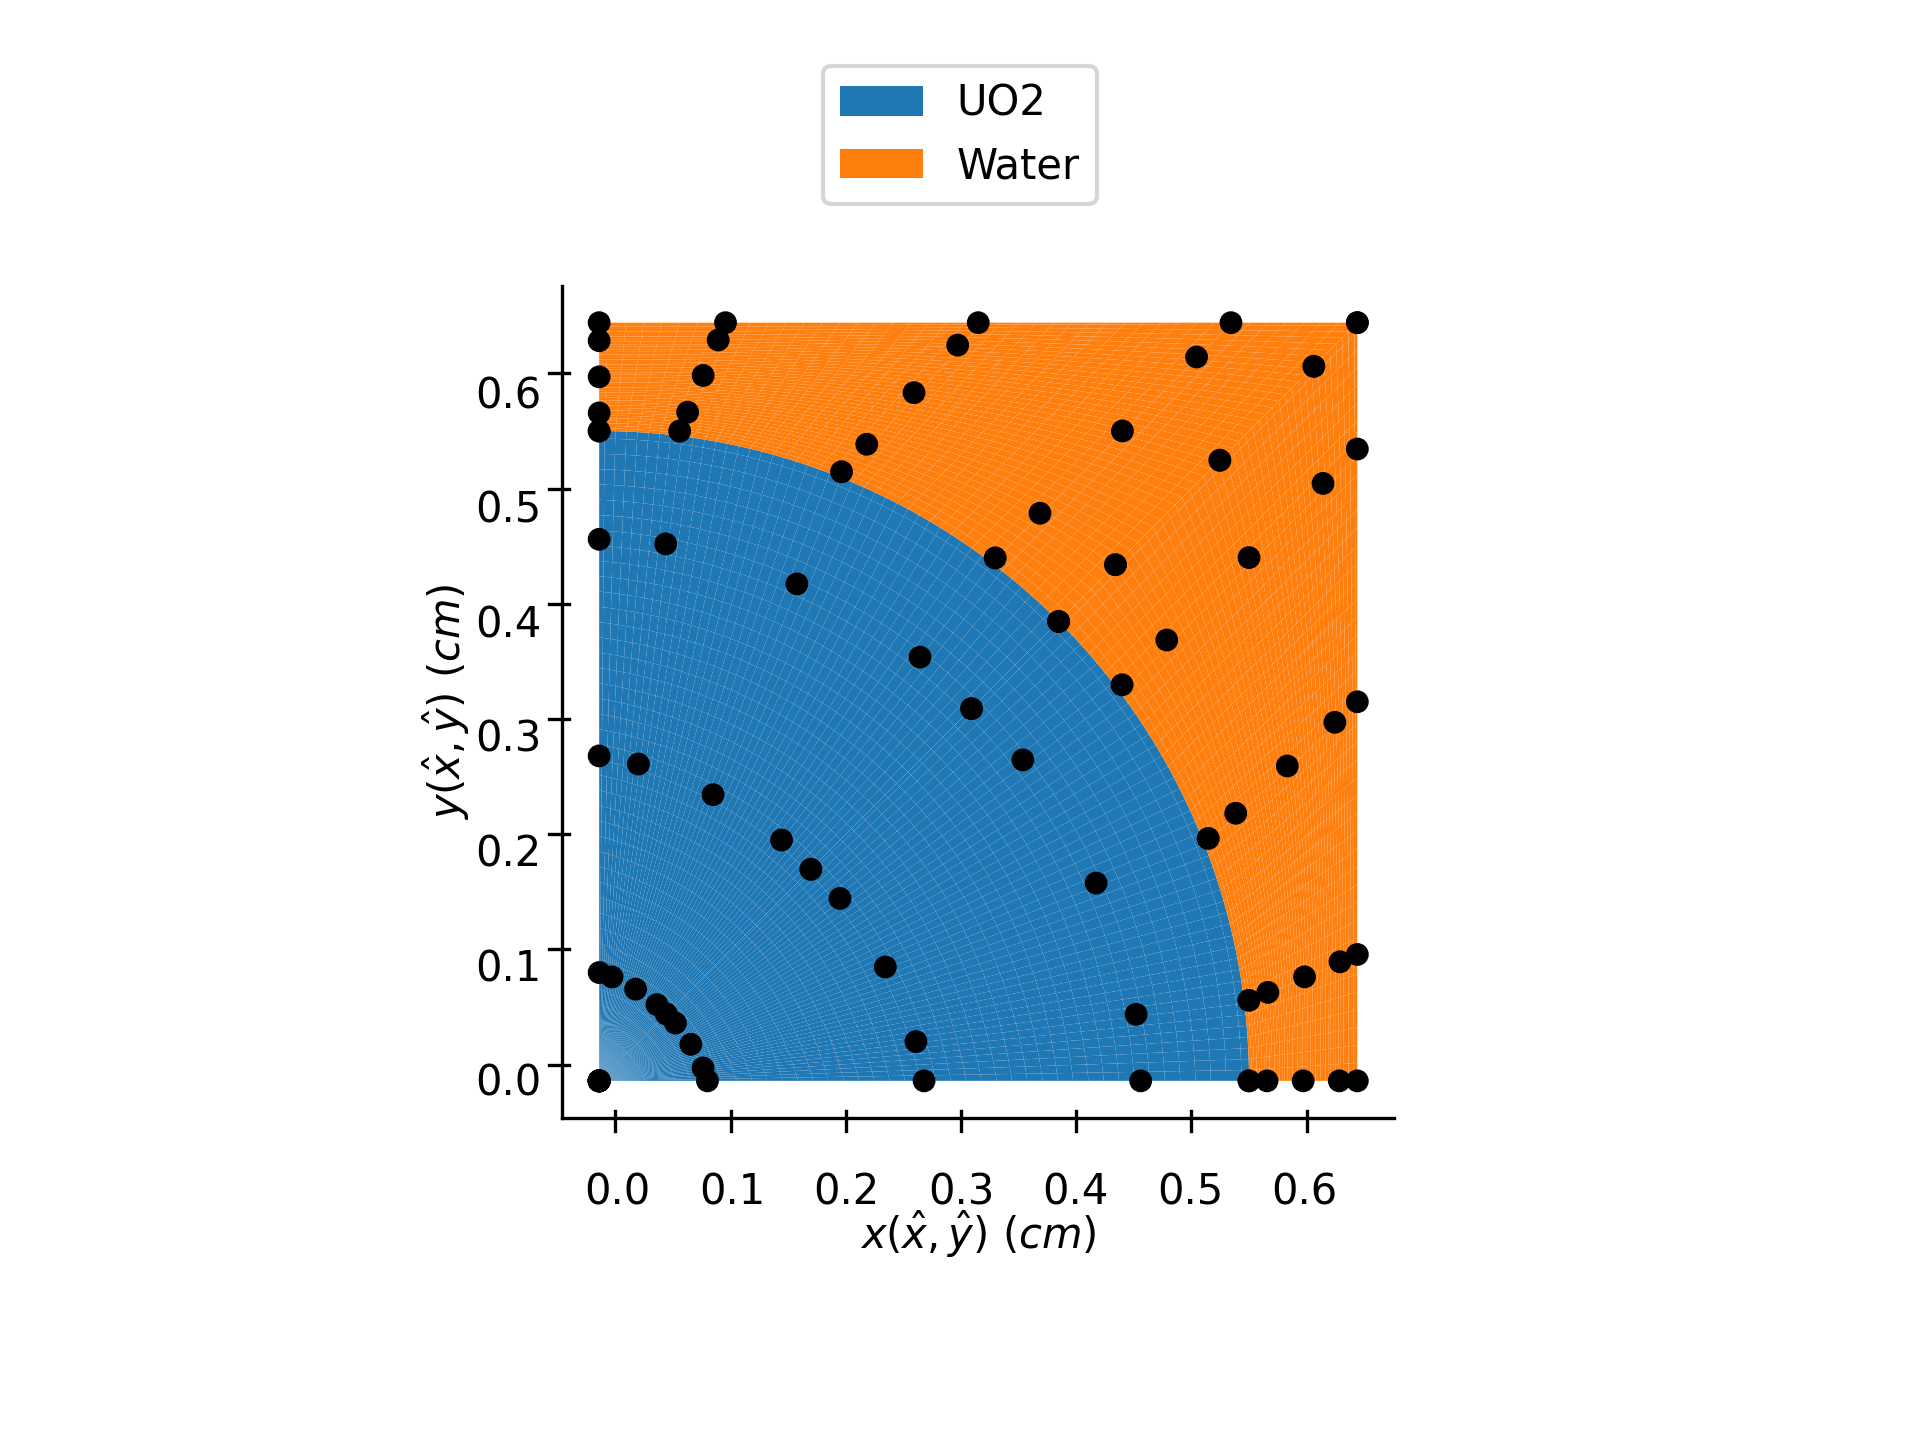

The Python source for this figure:
import matplotlib
import matplotlib.pyplot as plt
import numpy as np
import torch as tn
from igakit import cad

from ttnte.assemblers import MatrixAssembler, TTAssembler
from ttnte.iga import IGAMesh
from ttnte.linalg import LinearOperator, eig
from ttnte.xs.benchmarks import c5g7

tn.set_default_dtype(tn.float64)
font = {"size": 10}
matplotlib.rc("font", **font)

if __name__ == "__main__":
    # Discretization
    num_ordinates = 1024

    # Get XS data
    xs_server = c5g7()

    # Create quarter circle NURBS surface
    radius = 0.54  # cm
    pitch = 1.26  # cm
    c0 = cad.circle(radius=radius, angle=np.pi / 2)
    c1 = c0.slice(0, 0, 0.5)
    c2 = c0.slice(0, 0.5, 1)
    l0 = cad.line(p0=(0, 0), p1=(0, 0))
    fuel1 = cad.ruled(l0, c1)
    fuel2 = cad.ruled(l0, c2)

    # Create water patch
    l1 = cad.line(p0=(pitch / 2, 0), p1=(pitch / 2, pitch / 2))
    l2 = cad.line(p0=(pitch / 2, pitch / 2), p1=(0, pitch / 2))
    mod1 = cad.ruled(c1, l1)
    mod2 = cad.ruled(c2, l2)

    # NURBS surfaces
    patches = {}
    patches[fuel1] = "UO2"
    patches[fuel2] = "UO2"
    patches[mod1] = "Water"
    patches[mod2] = "Water"

    # ===========================================
    # Plot initial mesh
    # Create IGA mesh object
    mesh = IGAMesh(patches)

    # Refine mesh
    for p in range(mesh.num_patches):
        mesh.refine(p, 3, 2)

    # Finalize mesh
    mesh.connect()

    # Set reflective boundary conditions
    mesh.set_reflective_condition(("left", "bottom", "top", "right"))

    # Finalize mesh
    mesh.finalize()

    # Plot final mesh
    ax = mesh.plot(meshlines=False)
    plt.legend(loc="upper center")
    plt.tight_layout()
    plt.savefig("pincell.png", dpi=300)

    # ===========================================
    # Plot scalar flux
    # Create IGA mesh object
    mesh = IGAMesh(patches)

    # Refine mesh
    for p in range(mesh.num_patches):
        mesh.refine(p, 6, 2)

    # Finalize mesh
    mesh.connect()

    # Set reflective boundary conditions
    mesh.set_reflective_condition(("left", "bottom", "top", "right"))

    # Finalize mesh
    mesh.finalize()

    print("Assemble system in COOrdinate format")
    assembler = MatrixAssembler(
        mesh=mesh,
        xs_server=xs_server,
        num_ordinates=num_ordinates,
    )
    H_m, S_m, F_m, B_in_m, B_out_m = assembler.build()

    # Create operators in TT format
    print("\nAssemble system in TT format")
    assembler = TTAssembler(
        mesh=mesh,
        xs_server=xs_server,
        num_ordinates=num_ordinates,
    )
    assembler.interp_jacobian = False
    assembler.interp_jacobian_det = False
    assembler.interp_boundary_jacobian_det = False
    H_tt, S_tt, F_tt, B_in_tt, B_out_tt = assembler.build(use_tt=True, eps=1e-10)

    # Save TT information
    assembler.save_tt_info("./tt_info.csv")

    k, psi = eig(
        LHS=LinearOperator(
            [H_tt, B_out_m - B_in_m, -S_tt], N=assembler.N, M=assembler.M
        ),
        RHS=LinearOperator([F_tt], N=assembler.N, M=assembler.M),
        tols=1e-8,
        max_iters=500,
        device=0,
        linear_solver_opts={
            "max_iterations": 100,
            "threshold": 1e-10,
            "resets": 10,
        },
    )

    # Compute scalar flux
    phi = (
        assembler.angular_integral(psi)
        .numpy()
        .reshape((xs_server.num_groups, mesh.num_patches, -1))
    )

    # Get OpenMC solution
    k_mc = [1.325593, 0.000032]
    phi_mc = np.load("../../../notebooks/pincell/openmc/data/mesh_flux.npy")

    # Ensure OpenMC solution is normalized
    phi_mc /= np.linalg.norm(phi_mc.flatten(), 2)

    # Calculate eigenvalue error
    print("keff error: {} +/- {} pcm".format((k - k_mc[0]) * 1e5, k_mc[1]))

    # Map rectangular mesh
    pids, coords = mesh.map_regular_mesh(shape=phi_mc.shape[1:], N=(2, 2))

    # Iterate through groups and plot
    phi_avg = np.zeros(phi_mc.shape)
    elev = []
    azim = []
    for g in range(xs_server.num_groups):
        # Set control points
        mesh.set_phi(phi[g,])

        # Calculate regular mesh
        phi_avg[g,] = mesh.regular_mesh(pids, coords)

        # Plot
        plt.clf()
        ax = mesh.plot(plot_ctrlpts=False)
        ax.set_zlabel(f"$\\phi_{g + 1}" + "(\\hat{x}, \\hat{y})$")
        plt.tight_layout()
        plt.show()
        plt.savefig(f"./phi_{g + 1}.png", dpi=300)

    # Normalize average
    phi_avg /= np.linalg.norm(phi_avg.flatten(), 2)

    for g in range(xs_server.num_groups):
        # Calculate groups L2-error
        print(
            "Scalar flux Relative L2-error (g = {}): {}".format(
                g + 1,
                np.linalg.norm((phi_avg[g,] - phi_mc[g,]).flatten(), 2)
                / np.linalg.norm(phi_mc[g,].flatten(), 2),
            )
        )
    print(
        "Total scalar flux Relative L2-error: {}".format(
            np.linalg.norm((phi_avg - phi_mc).flatten(), 2)
            / np.linalg.norm(phi_mc.flatten(), 2)
        )
    )
